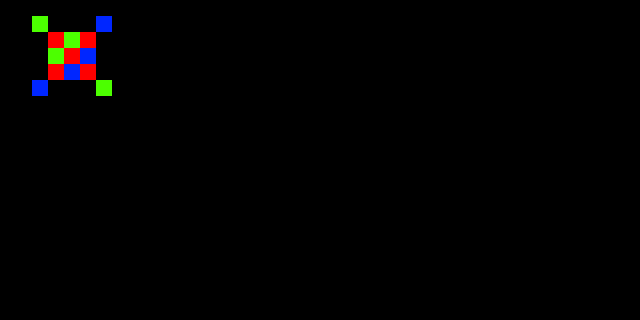

A 2D game scene composited from a Tiled map and its tileset images. What follows is a short description and the map's XML, with every tile layer's data as written:
An orthogonal 40x20 tile map with 16x16 px tiles, 1 tile layer (Tile Layer 1) and 1 object.

<map version="1.4" tiledversion="1.4.3" orientation="orthogonal" renderorder="right-down" width="40" height="20" tilewidth="16" tileheight="16" infinite="0" nextlayerid="3" nextobjectid="2">
 <editorsettings>
  <export target="." />
 </editorsettings>
 <properties>
  <property name="mybool" type="bool" value="true" />
  <property name="mycolor" type="color" value="#ff6391bc" />
  <property name="myfile" type="file" value="autotiles.png" />
  <property name="myfloat" type="float" value="3.141" />
  <property name="myint" type="int" value="24" />
  <property name="myobj" type="object" value="1" />
  <property name="name" value="Test 3" />
 </properties>
 <tileset firstgid="1" source="Tileset.tsx" />
 <layer id="1" name="Tile Layer 1" width="40" height="20">
  <data encoding="csv">
0,0,0,0,0,0,0,0,0,0,0,0,0,0,0,0,0,0,0,0,0,0,0,0,0,0,0,0,0,0,0,0,0,0,0,0,0,0,0,0,
0,0,2,0,0,0,3,0,0,0,0,0,0,0,0,0,0,0,0,0,0,0,0,0,0,0,0,0,0,0,0,0,0,0,0,0,0,0,0,0,
0,0,0,1,2,1,0,0,0,0,0,0,0,0,0,0,0,0,0,0,0,0,0,0,0,0,0,0,0,0,0,0,0,0,0,0,0,0,0,0,
0,0,0,2,1,3,0,0,0,0,0,0,0,0,0,0,0,0,0,0,0,0,0,0,0,0,0,0,0,0,0,0,0,0,0,0,0,0,0,0,
0,0,0,1,3,1,0,0,0,0,0,0,0,0,0,0,0,0,0,0,0,0,0,0,0,0,0,0,0,0,0,0,0,0,0,0,0,0,0,0,
0,0,3,0,0,0,2,0,0,0,0,0,0,0,0,0,0,0,0,0,0,0,0,0,0,0,0,0,0,0,0,0,0,0,0,0,0,0,0,0,
0,0,0,0,0,0,0,0,0,0,0,0,0,0,0,0,0,0,0,0,0,0,0,0,0,0,0,0,0,0,0,0,0,0,0,0,0,0,0,0,
0,0,0,0,0,0,0,0,0,0,0,0,0,0,0,0,0,0,0,0,0,0,0,0,0,0,0,0,0,0,0,0,0,0,0,0,0,0,0,0,
0,0,0,0,0,0,0,0,0,0,0,0,0,0,0,0,0,0,0,0,0,0,0,0,0,0,0,0,0,0,0,0,0,0,0,0,0,0,0,0,
0,0,0,0,0,0,0,0,0,0,0,0,0,0,0,0,0,0,0,0,0,0,0,0,0,0,0,0,0,0,0,0,0,0,0,0,0,0,0,0,
0,0,0,0,0,0,0,0,0,0,0,0,0,0,0,0,0,0,0,0,0,0,0,0,0,0,0,0,0,0,0,0,0,0,0,0,0,0,0,0,
0,0,0,0,0,0,0,0,0,0,0,0,0,0,0,0,0,0,0,0,0,0,0,0,0,0,0,0,0,0,0,0,0,0,0,0,0,0,0,0,
0,0,0,0,0,0,0,0,0,0,0,0,0,0,0,0,0,0,0,0,0,0,0,0,0,0,0,0,0,0,0,0,0,0,0,0,0,0,0,0,
0,0,0,0,0,0,0,0,0,0,0,0,0,0,0,0,0,0,0,0,0,0,0,0,0,0,0,0,0,0,0,0,0,0,0,0,0,0,0,0,
0,0,0,0,0,0,0,0,0,0,0,0,0,0,0,0,0,0,0,0,0,0,0,0,0,0,0,0,0,0,0,0,0,0,0,0,0,0,0,0,
0,0,0,0,0,0,0,0,0,0,0,0,0,0,0,0,0,0,0,0,0,0,0,0,0,0,0,0,0,0,0,0,0,0,0,0,0,0,0,0,
0,0,0,0,0,0,0,0,0,0,0,0,0,0,0,0,0,0,0,0,0,0,0,0,0,0,0,0,0,0,0,0,0,0,0,0,0,0,0,0,
0,0,0,0,0,0,0,0,0,0,0,0,0,0,0,0,0,0,0,0,0,0,0,0,0,0,0,0,0,0,0,0,0,0,0,0,0,0,0,0,
0,0,0,0,0,0,0,0,0,0,0,0,0,0,0,0,0,0,0,0,0,0,0,0,0,0,0,0,0,0,0,0,0,0,0,0,0,0,0,0,
0,0,0,0,0,0,0,0,0,0,0,0,0,0,0,0,0,0,0,0,0,0,0,0,0,0,0,0,0,0,0,0,0,0,0,0,0,0,0,0
</data>
 </layer>
 <objectgroup id="2" name="Object Layer 1">
  <object id="1" x="200" y="56" width="32" height="32" />
 </objectgroup>
</map>
